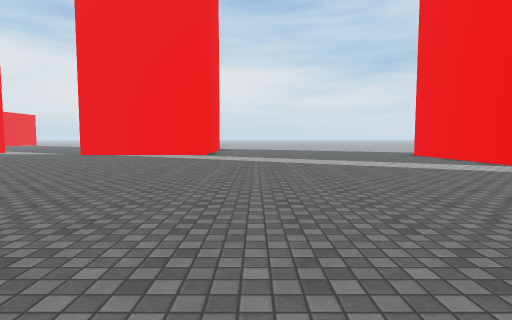
[1] (above)

24 first-person views from a walk through a scene from a Unity 3-D project. The camera is 1.3 m above the floor, tilts 4° down and sees 80° across. The floor is counted in squares, 2 m on a side. Each view is taken from the middle of a square. On the plan, view 1 faces up. The plan holds only what a view shows up to about 10 squares ahead; the rest is blank. The place goes on beyond the plan. The player is left out. Surface patterns are stand-ins for the level's own textures.

[2]
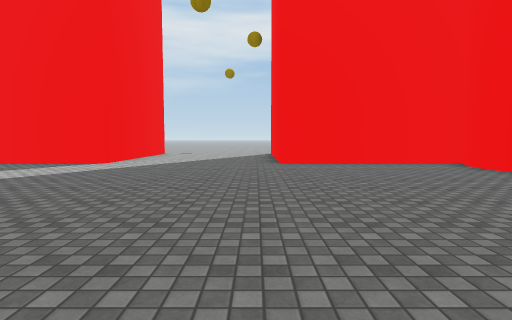

[3]
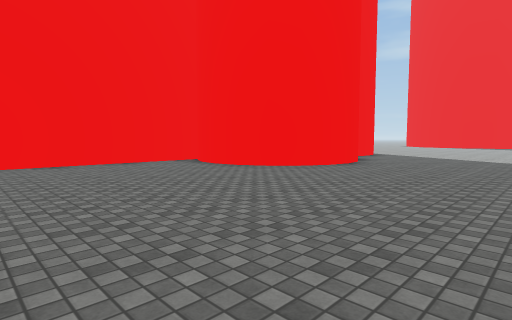

[4]
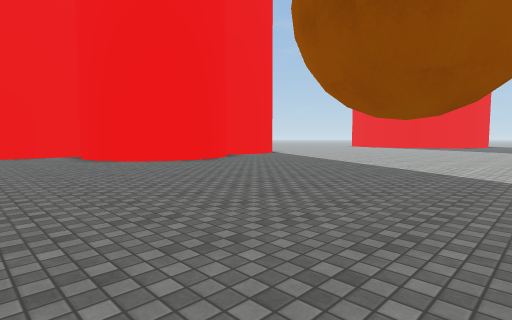

[5]
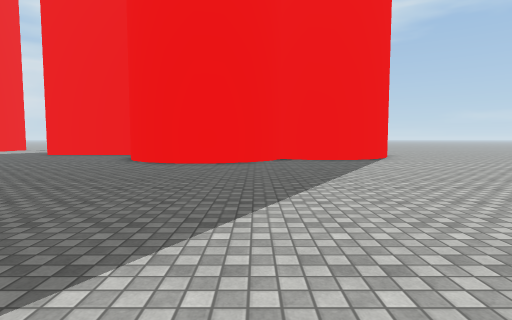

[6]
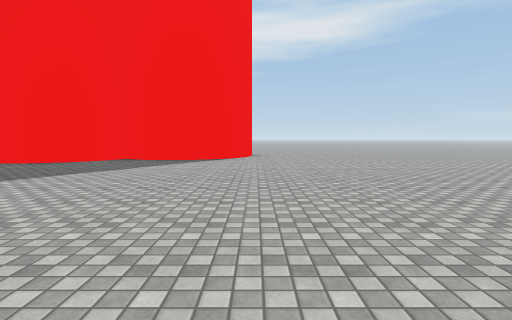

[7]
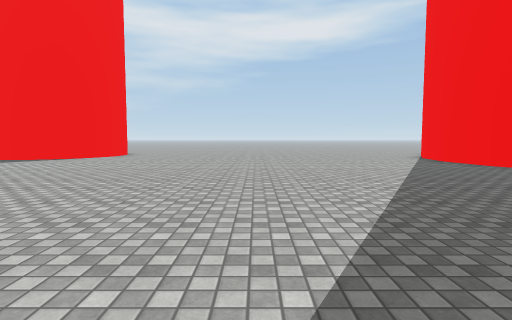

[8]
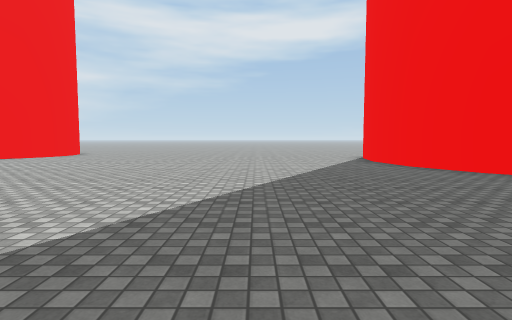

[9]
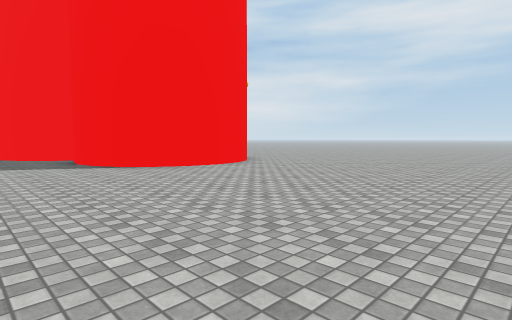

[10]
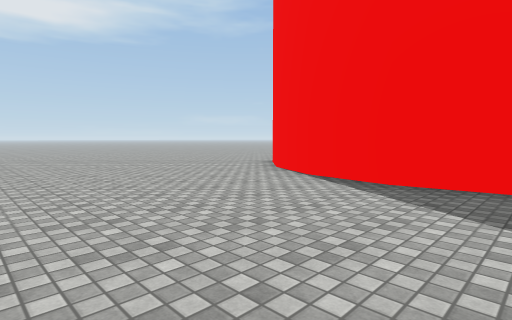

[11]
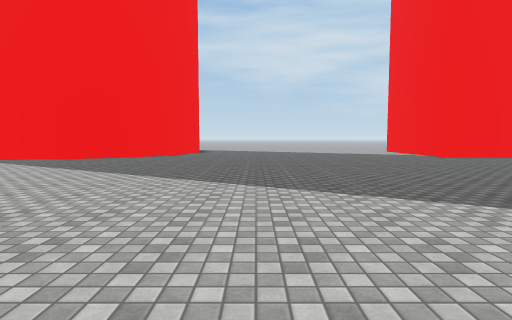

[12]
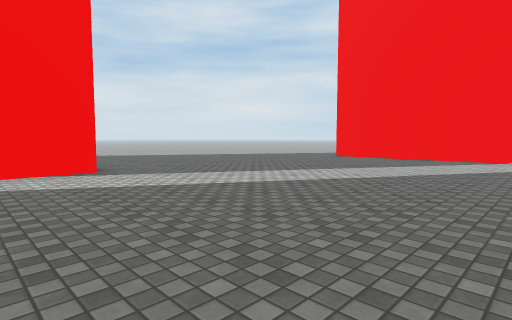

[13]
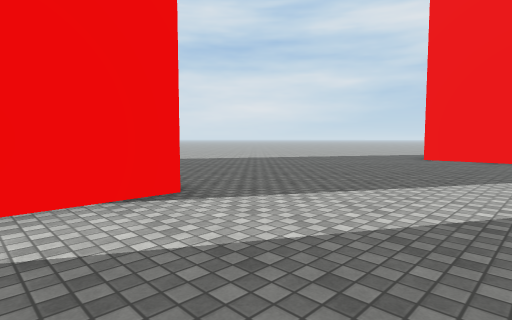

[14]
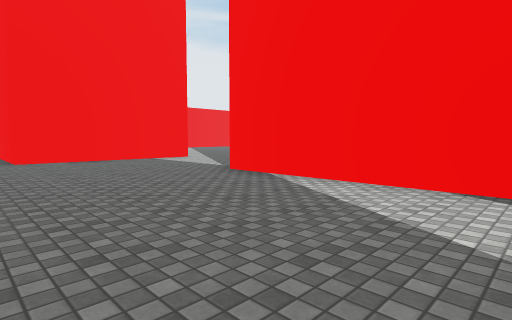

[15]
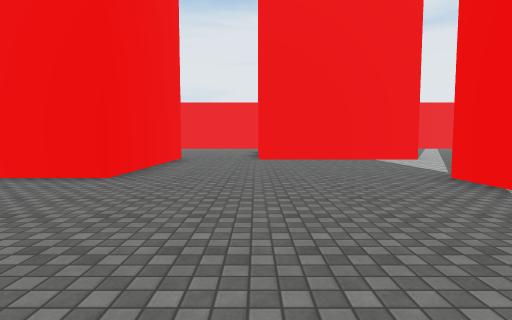

[16]
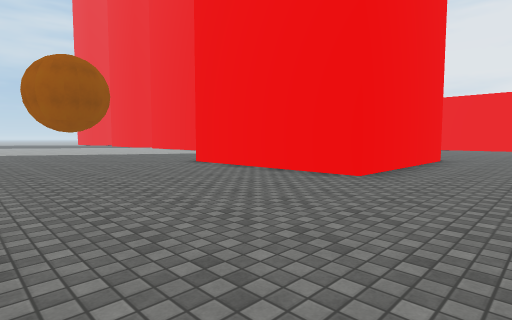

[17]
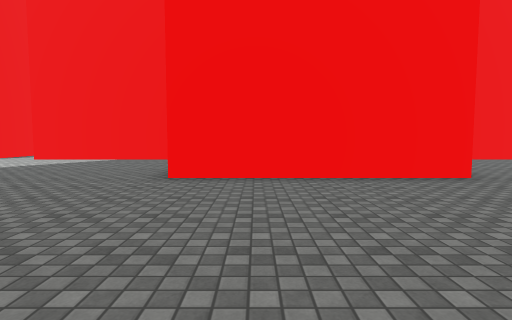

[18]
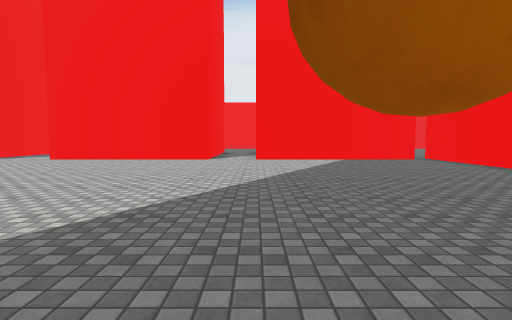

[19]
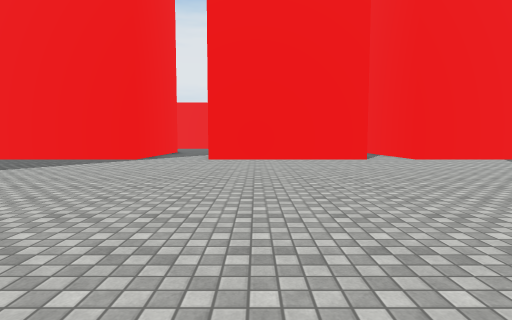

[20]
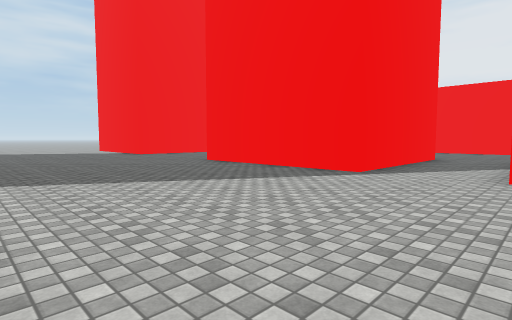

[21]
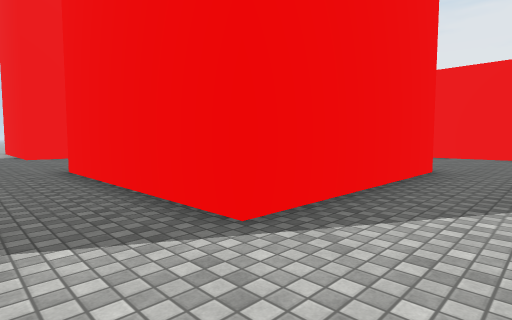

[22]
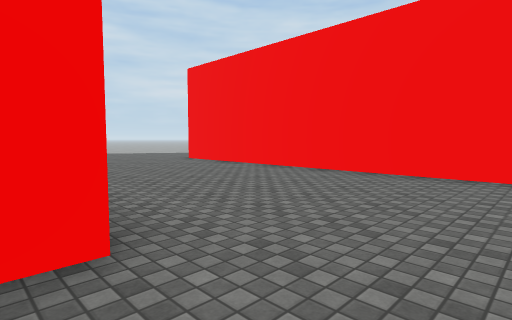

[23]
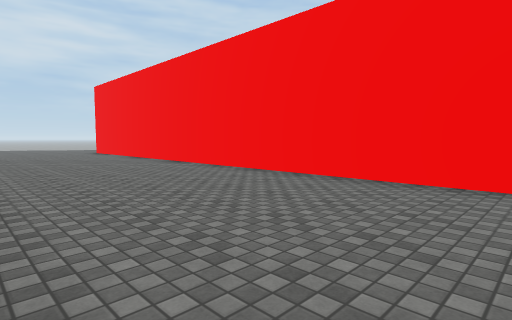

[24]
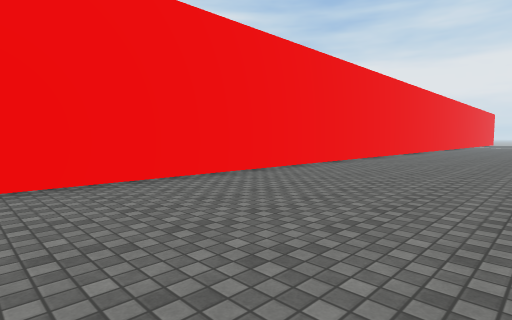

### Floor plan
Points are (right, up) in squares from view 1. A wall is a line through its corners. A room is listed if a view was taken in it or the views show most of it. See-through windows are left out.
Room 1 (views 1, 2, 3, 4, 5, 6, 7, 8, 9, 10, 11, 12, 13, 14, 15, 16, 17, 18, 19, 20, 21, 22, 23, 24)
walls: (-12.1, -5.5) (-11.6, -5.5) (-11.6, -10.5); (-8.5, 1.6) (-12, 1.6); (-11.6, 1.1) (-11.6, -4) (-12, -4); (-16.6, -12.7) (-11.6, -12.7) (-11.6, -17.8); (-12.1, 6.6) (-7, 6.6) (-7, 1.5); (6.2, -2.6) (6.2, 2.3) (7.5, 2.3); (7.3, -10.3) (6.5, -10.7) (5.8, -10.9) (5, -10.7) (4.3, -10.4) (3.7, -9.8) (3.4, -9.1) (3.3, -8.4) (3.4, -7.6) (3.8, -6.8) (3, -6.4) (2.4, -5.9) (2.1, -5.2) (1.9, -4.4) (2.1, -3.6) (2.4, -2.9) (3, -2.4) (3.7, -2) (4.4, -1.9) (5.2, -2) (5.9, -2.4); (-21.7, 2.6) (-21.7, -19.6); (-2, 12.3) (-7.1, 12.3); (-0.3, -22.3) (1.2, -21.6) (2.7, -21.4) (4.2, -21.6) (5.6, -22.3); (7.5, 6.9) (6.2, 6.9) (6.2, 12); (-11.6, 13.5) (-11.6, 9.1) (-14.6, 9.1)

Where each view was taken, in squares from view 1:
view 1: 0 up, 0 right, facing up
view 2: 3 up, 2 left, facing right
view 3: 3 up, 2 left, facing down-right
view 4: 1 up, 6 left, facing down-right
view 5: 6 down, 6 left, facing right
view 6: 11 down, 6 left, facing right
view 7: 16 down, 6 left, facing right
view 8: 18 down, 6 left, facing right
view 9: 17 down, 1 right, facing up-right
view 10: 17 down, 1 right, facing down-right
view 11: 12 down, 5 left, facing down
view 12: 6 up, 4 left, facing up-right
view 13: 9 up, 4 left, facing up-right
view 14: 8 up, 2 left, facing up-left
view 15: 9 up, 2 left, facing left
view 16: 9 up, 2 left, facing down-left
view 17: 3 up, 2 left, facing left
view 18: 4 down, 2 left, facing left
view 19: 9 down, 2 left, facing left
view 20: 10 down, 6 left, facing down-left
view 21: 11 down, 10 left, facing down-left
view 22: 11 down, 16 left, facing down-left
view 23: 5 down, 17 left, facing down-left
view 24: 7 down, 17 left, facing up-left
